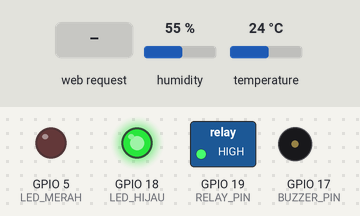
Simulated run of this sketch. Board: ESP32. On the bench: switched loads named in the sketch (green lamp = pin HIGH), output pins drawn as LEDs (lit = HIGH), buzzer (waves = sounding). Inputs (shaded band) come from the test bench; at power-on: temperature 24 °C, humidity 55 %. WiFi joins after 1.5 s; servers stay silent unless stated; what the sketch prints to the serial monitor is not drawn.

Above: at 2.7 s.
2.8 s: temperature set to 29.5 °C
7.2 s: temperature set to 30.4 °C
At 11.6 s:
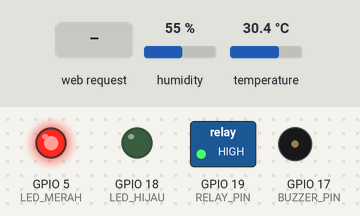
15.5 s: HTTP request GET /relay/on received
At 17.3 s:
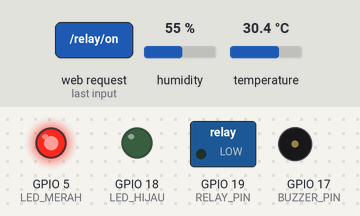
19.5 s: temperature set to 12 °C
At 23.2 s:
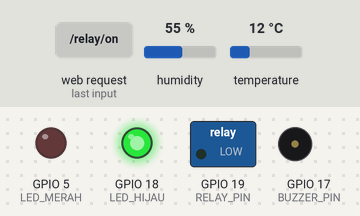
23.5 s: temperature set to 33 °C
At 26.5 s:
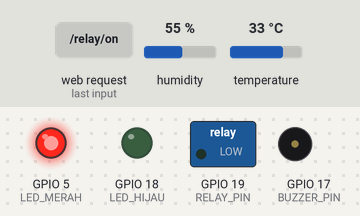
32.7 s: temperature set to 19 °C
At 35.0 s:
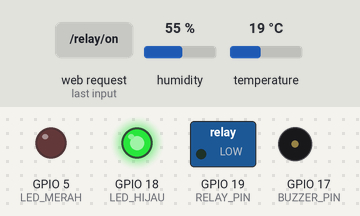
Timing chart, 0 to 36.5 s (numbered marks = the images above; inputs shaded):
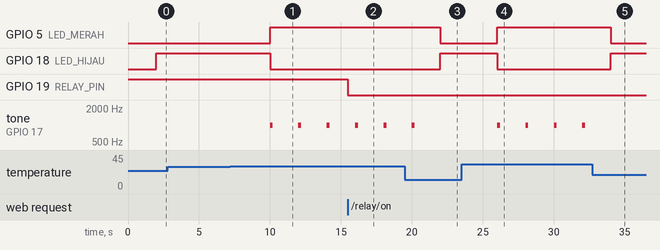

Measured:
- the behaviour switches between 30 and 30.1 °C on temperature (found by bisection; images 0 and 1)
- after the input at 2.8 s, every drawn part: stays the same
- after the input at 7.2 s, GPIO 5 (LED_MERAH): LOW → HIGH after 2.8 s; GPIO 18 (LED_HIJAU): HIGH → LOW after 2.8 s; tone on GPIO 17 (BUZZER_PIN): alternates 1000 Hz for 0.20 s and silent for 1.8 s, starting after 2.8 s
- after the input at 15.5 s, GPIO 19 (RELAY_PIN): HIGH → LOW at once
- after the input at 19.5 s, GPIO 5 (LED_MERAH): HIGH → LOW after 2.5 s; GPIO 18 (LED_HIJAU): LOW → HIGH after 2.5 s; tone on GPIO 17 (BUZZER_PIN): goes on until 20.2 s, then stays silent
- after the input at 23.5 s, GPIO 5 (LED_MERAH): LOW → HIGH after 2.5 s; GPIO 18 (LED_HIJAU): HIGH → LOW after 2.5 s; tone on GPIO 17 (BUZZER_PIN): alternates 1000 Hz for 0.20 s and silent for 1.8 s, starting after 2.5 s
- after the input at 32.7 s, GPIO 5 (LED_MERAH): HIGH → LOW after 1.3 s; GPIO 18 (LED_HIJAU): LOW → HIGH after 1.3 s; tone on GPIO 17 (BUZZER_PIN): stops changing and stays silent

The sketch:

Code.ino
```cpp
#include <WiFi.h>
#include <WebServer.h>
#include "DHT.h"

// Config Wi-Fi Network
const char* ssid     = "NAMA_WIFI_KAMU";
const char* password = "PASSWORD_WIFI_KAMU";

// Pin Definition
#define DHTPIN 23
#define DHTTYPE DHT22
#define RELAY_PIN 19
#define LED_HIJAU 18
#define LED_MERAH 5
#define BUZZER_PIN 17

DHT dht(DHTPIN, DHTTYPE);
WebServer server(80);

bool relayState = false;

void handleRoot() {
  float temp = dht.readTemperature();
  float hum = dht.readHumidity();

  if (isnan(temp) || isnan(hum)) {
    temp = 0.0;
    hum = 0.0;
  }

  String html = "<!DOCTYPE html><html><head><title>ESP32 Weather Station</title>";
  html += "<meta name='viewport' content='width=device-width, initial-scale=1'>";
  html += "<style>body{font-family:Arial;text-align:center;background:#f4f6f7;margin-top:40px;}";
  html += ".card{background:white;padding:20px;border-radius:10px;display:inline-block;box-shadow:0 4px 8px rgba(0,0,0,0.1);}";
  html += ".btn{padding:12px 24px;font-size:16px;color:white;border:none;border-radius:5px;cursor:pointer;}";
  html += ".btn-on{background-color:#2ecc71;} .btn-off{background-color:#e74c3c;}</style></head><body>";
  html += "<div class='card'><h2>ESP32 Smart Weather Station</h2>";
  html += "<p>Suhu: <b>" + String(temp, 1) + " &deg;C</b></p>";
  html += "<p>Kelembapan: <b>" + String(hum, 1) + " %RH</b></p>";
  html += "<p>Status Relay: <b>" + String(relayState ? "ON (MENYALA)" : "OFF (MATI)") + "</b></p>";

  if (relayState) {
    html += "<a href='/relay/off'><button class='btn btn-off'>Matikan Relay</button></a>";
  } else {
    html += "<a href='/relay/on'><button class='btn btn-on'>Nyalakan Relay</button></a>";
  }

  html += "</div></body></html>";
  server.send(200, "text/html", html);
}

void handleRelayOn() {
  relayState = true;
  digitalWrite(RELAY_PIN, LOW); // Active LOW Relay
  server.sendHeader("Location", "/");
  server.send(303);
}

void handleRelayOff() {
  relayState = false;
  digitalWrite(RELAY_PIN, HIGH);
  server.sendHeader("Location", "/");
  server.send(303);
}

void setup() {
  Serial.begin(115200);

  pinMode(RELAY_PIN, OUTPUT);
  pinMode(LED_HIJAU, OUTPUT);
  pinMode(LED_MERAH, OUTPUT);
  pinMode(BUZZER_PIN, OUTPUT);

  digitalWrite(RELAY_PIN, HIGH); // Off default (Active LOW)
  digitalWrite(LED_HIJAU, LOW);
  digitalWrite(LED_MERAH, LOW);
  digitalWrite(BUZZER_PIN, LOW);

  dht.begin();

  // Connect to Wi-Fi
  WiFi.begin(ssid, password);
  Serial.print("Connecting to Wi-Fi");
  while (WiFi.status() != WL_CONNECTED) {
    delay(500);
    Serial.print(".");
  }
  Serial.println("\nWi-Fi Connected!");
  Serial.print("IP Address ESP32: ");
  Serial.println(WiFi.localIP());

  // Web Server Routes
  server.on("/", handleRoot);
  server.on("/relay/on", handleRelayOn);
  server.on("/relay/off", handleRelayOff);
  server.begin();
}

void loop() {
  server.handleClient();

  static unsigned long lastCheck = 0;
  if (millis() - lastCheck > 2000) {
    lastCheck = millis();

    float temp = dht.readTemperature();
    if (!isnan(temp)) {
      if (temp > 30.0) {
        digitalWrite(LED_MERAH, HIGH);
        digitalWrite(LED_HIJAU, LOW);
        tone(BUZZER_PIN, 1000, 200);
      } else {
        digitalWrite(LED_MERAH, LOW);
        digitalWrite(LED_HIJAU, HIGH);
        noTone(BUZZER_PIN);
      }
    }
  }
}
```
